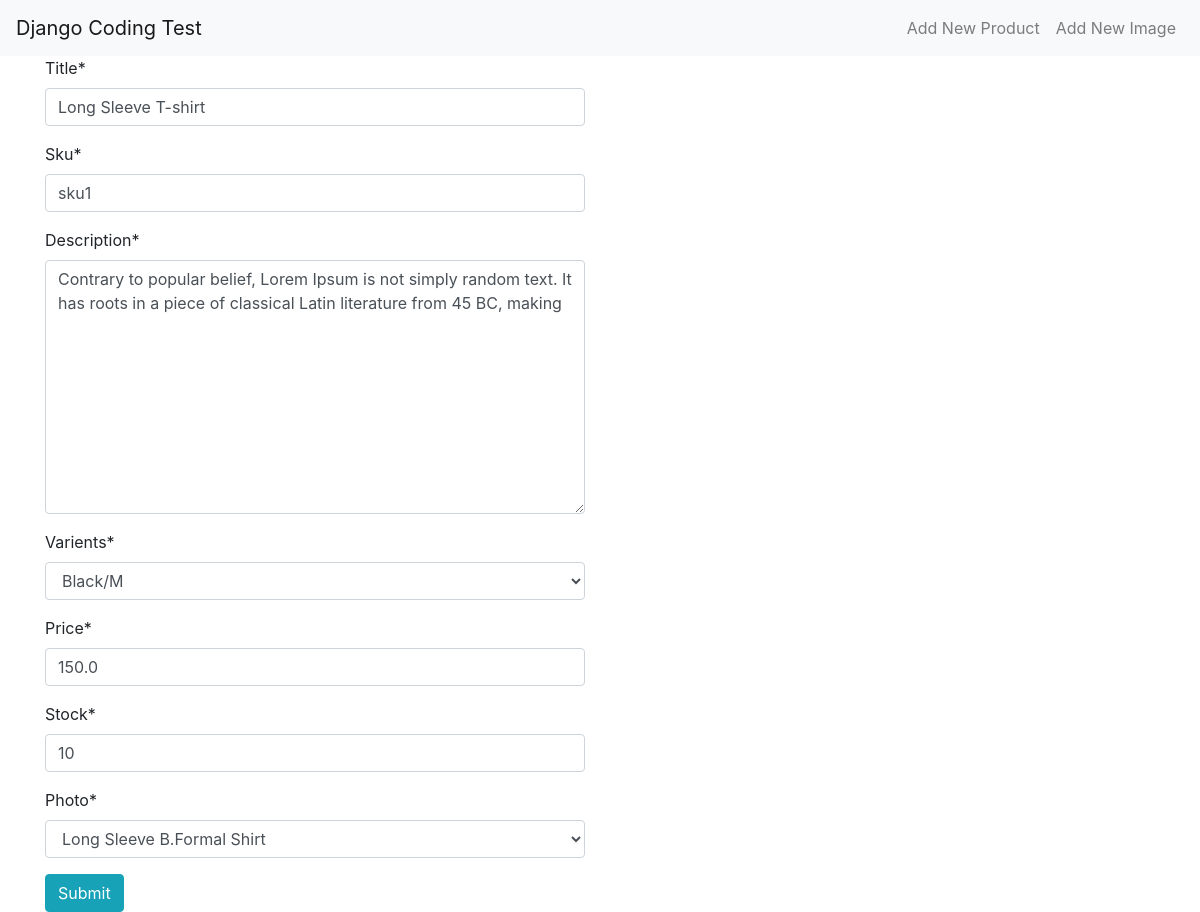
Screenshot of /update_product/3/ with the database file from the repository.
### my_app/models.py (models this page shows, shortened)
class Products(models.Model):
    title = models.CharField(max_length=150)
    sku = models.CharField(max_length=150)
    description = models.TextField()
    varients = models.ForeignKey(ProductVarients, on_delete=models.SET_NULL, null=True, default='')
    price = models.FloatField()
    stock = models.IntegerField()
    photo = models.ForeignKey(ProductImage, on_delete=models.SET_NULL, null=True, default='')
    created_at = models.DateTimeField(auto_now_add=True)
    updated_at = models.DateTimeField(auto_now=True)

### my_app/views.py (the view)
# urls.py: path('update_product/<str:pk>/', views.updateProduct, name='update-product'),
def updateProduct(request, pk):
    query = Products.objects.get(id=pk)
    form = ProductUpdateForm(instance=query)
    if request.method == 'POST':
        form = ProductUpdateForm(request.POST, instance=query)
        if form.is_valid():
            form.save()
            return redirect('home')
    context ={
        'form':form,
    }
    return render(request, 'add_product.html', context)

### my_app/forms.py
class ProductUpdateForm(forms.ModelForm):
    class Meta:
        model = Products
        fields = ['title', 'sku', 'description', 'varients', 'price', 'stock', 'photo']

### my_app/models.py (called while the page is built)
    def __str__(self):
        return str(self.title)

    def __str__(self):
        return str(self.color+"/"+self.size)

### templates/add_product.html (shortened to what this page needs)
{% include 'header.html' %}
{% include 'navbar.html' %}
{% load crispy_forms_tags %}
<section>
    <div class="container">
        <div class="row">
            <div class="col-lg-6">
                <form action="" method="POST">
                    {{form|crispy}}
                    <input type="submit" value="Submit" class="btn btn-info">
                </form>
            </div>
        </div>
    </div>
</section>
{% include 'footer.html' %}

### rows the page displays
Products: title "Long Sleeve T-shirt", sku "sku1", description "Contrary to popular belief, Lorem Ipsum is not simply random text. It has roots in a piece of classical Latin literature from 45 BC, making", varients "Black/M", price "150.0", stock "10", photo "Long Sleeve B.Formal Shirt"
